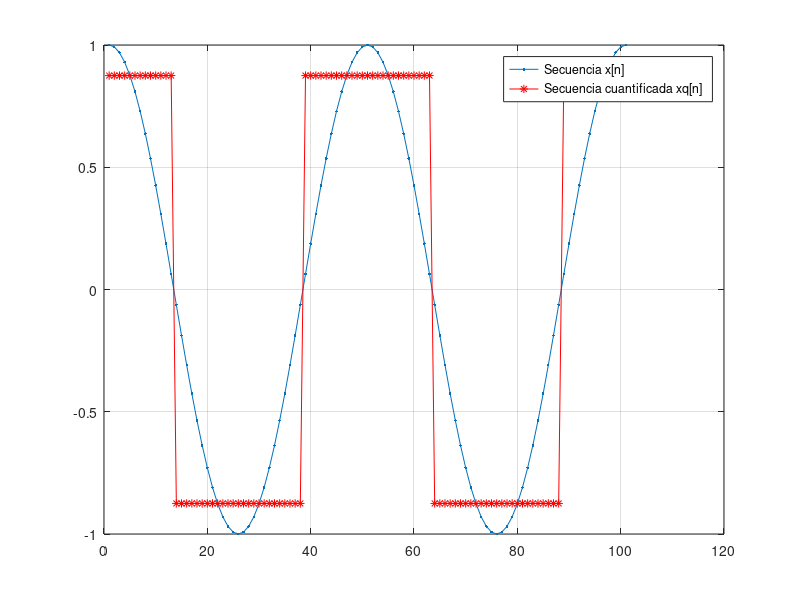
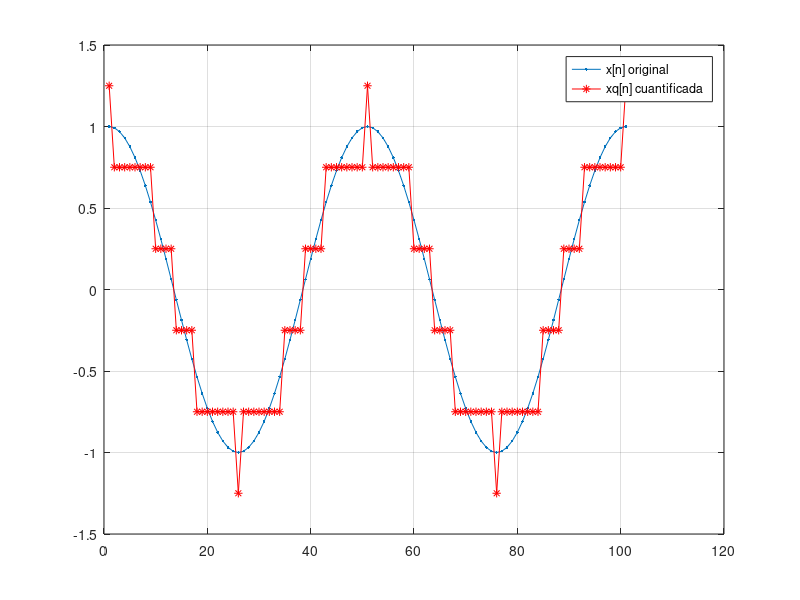
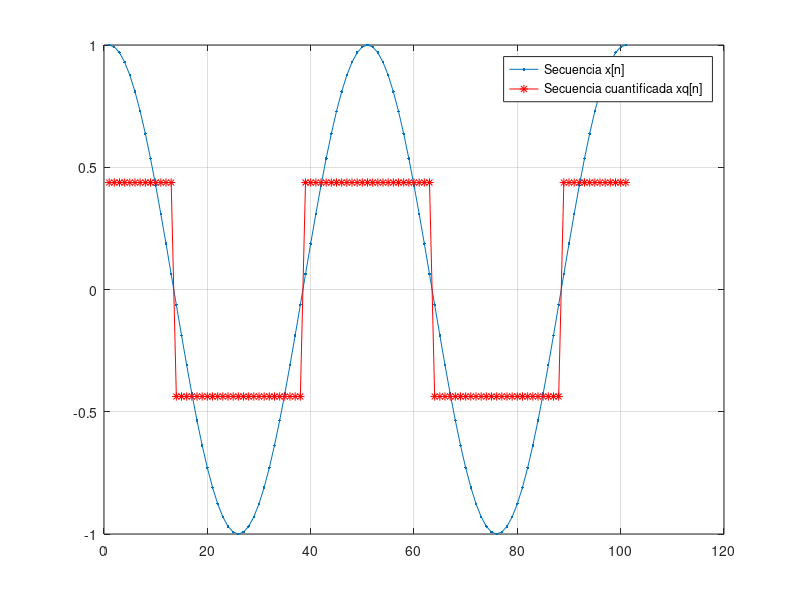

These figures' MATLAB source, in order:
%
 %%%%%% Cuantificación
 %
 % Realiza una cuantificación según una función de cuantificación
 %
 % x: secuencia original
 % xq: señal cuantificada
 %
 % Señal
 fa = 1000;  % Frecuencia de la señal analógica
 fs = 50000;  % Frecuencia de muestreo
 N = 100;  % Número de muestras de la secuencia
 n = 0:N; 
 x = cos((2*pi*fa/fs)*n); % Señal ñseno’ discreta a implementar en el Ejercicio 1


 % Margen dinámico de la señal
 md = (max(x)-min(x));



 % Nº bits
 B = 3;
 % Nº niveles de cuantificaci´ on
 L = 2^B;
 % Margen dinámico del cuantificador IGUAL AL margen dinámico de la señal
 mdc = 1*md;
 % Escal´ on de cuantificación (resoluci´ on)
 escalon = mdc / 2^B;
 % Función del cuantificador Q(x[n]) ==> A implementar en el Ejercicio 2
 % ...
if(abs(x)< (mdc/2))
    xq = (int((abs(x)) / escalon) + 1/2) * escalon * sign(x);
else
    xq = ((L-1) / 2)* escalon * sign(x);
end


 figure(3);
 plot(x,'.-'); hold on; plot(xq,'*-r');
 legend('Secuencia x[n]','Secuencia cuantificada xq[n]');grid

    
 % Relaci´ on se˜ nal-ruido de cuantificaci´ on te´ orica
 SQNR_dB_teo = 1.76 + 6.02*B
 
 % Relaci´ on se˜ nal-ruido de cuantificaci´ on te´ orica
Ex = x*x';
xnueva = x -xq
Ee = xnueva*xnueva';

 SQNR = 10 * log(Ex/Ee);

 %%
fa = 1000;      % Frecuencia de la señal analógica (Hz)
fs = 50000;     % Frecuencia de muestreo (Hz)
N = 100;        % Número de muestras
n = 0:N;

% Señal seno discreta
x = cos(2*pi*fa*n/fs);


% Parámetros de cuantificación
B = 3;                  % Nº de bits
L = 2^B;                % Nº de niveles
md = max(x) - min(x);   % Margen dinámico de la señal
mdc = 2*md;               % Margen dinámico del cuantificador (puedes cambiarlo a 0.5*md o 2*md)
escalon = mdc / L;

% Cuantificador uniforme
xq = zeros(size(x));
for i = 1:length(x)
    if abs(x(i)) < mdc/2
        xq(i) = (floor(abs(x(i))/escalon) + 0.5)*escalon * sign(x(i));
    else
        xq(i) = ((L-1)/2)*escalon * sign(x(i));
    end
end

figure(4);
plot(x, '.-'); hold on;
plot(xq, '*-r');
legend('x[n] original', 'xq[n] cuantificada'); grid on;


% Teórico
SQNR_dB_teo = 1.76 + 6.02*B;


Ex = x*x';
xnueva = x -xq
Ee = xnueva*xnueva';

 SQNR = 10 * log(Ex/Ee);

%%
  %
 %%%%%% Cuantificación
 %
 % Realiza una cuantificación según una función de cuantificación
 %
 % x: secuencia original
 % xq: señal cuantificada
 %
 % Señal
 fa = 1000;  % Frecuencia de la señal analógica
 fs = 50000;  % Frecuencia de muestreo
 N = 100;  % Número de muestras de la secuencia
 n = 0:N; 
 x = cos((2*pi*fa/fs)*n); % Señal ñseno’ discreta a implementar en el Ejercicio 1


 % Margen dinámico de la señal
 md = (max(x)-min(x));



 % Nº bits
 B = 3;
 % Nº niveles de cuantificaci´ on
 L = 2^B;
 % Margen dinámico del cuantificador IGUAL AL margen dinámico de la señal
 mdc = (1/2)*md;
 % Escal´ on de cuantificación (resoluci´ on)
 escalon = mdc / 2^B;
 % Función del cuantificador Q(x[n]) ==> A implementar en el Ejercicio 2
 % ...
if(abs(x)< (mdc/2))
    xq = (int((abs(x)) / escalon) + 1/2) * escalon * sign(x);
else
    xq = ((L-1) / 2)* escalon * sign(x);
end


 figure(5);
 plot(x,'.-'); hold on; plot(xq,'*-r');
 legend('Secuencia x[n]','Secuencia cuantificada xq[n]');grid


 % Relaci´ on se˜ nal-ruido de cuantificaci´ on te´ orica
 SQNR_dB_teo = 1.76 + 6.02*B
 
 % Relaci´ on se˜ nal-ruido de cuantificaci´ on te´ orica
Ex = x*x';
xnueva = x -xq
Ee = xnueva*xnueva';

SQNR = 10*log(Ex/Ee);
